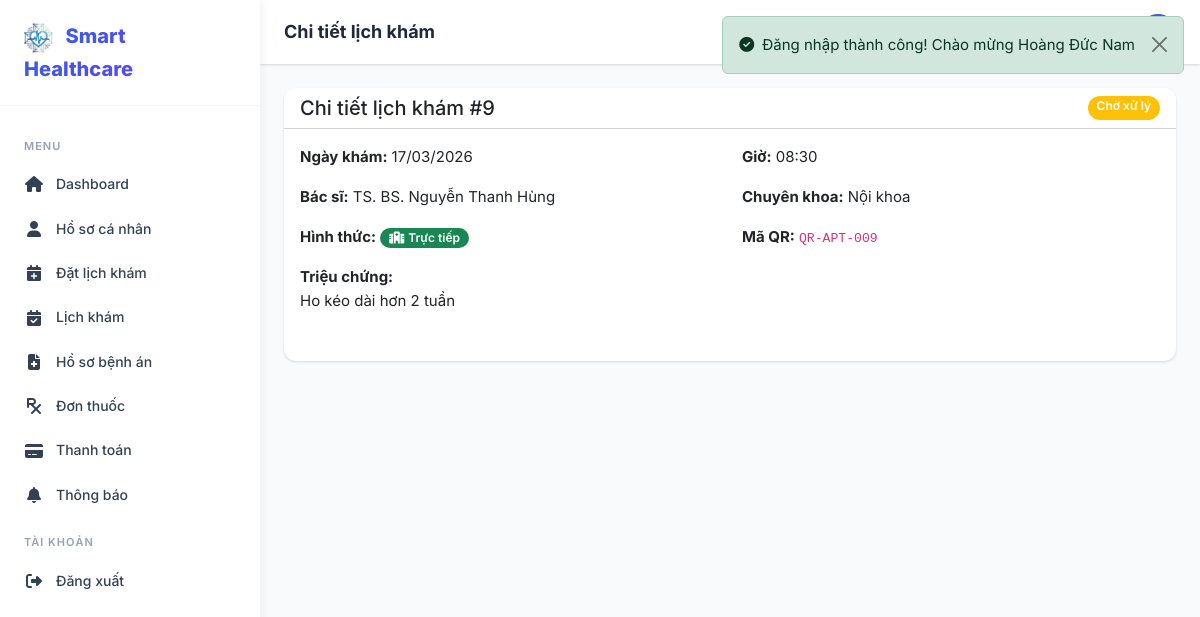
Screenshot of /patient/appointments/9 (signed in) with the database file from the repository.
### tables this page shows
CREATE TABLE appointments (
    id INT AUTO_INCREMENT PRIMARY KEY,
    patient_id INT NOT NULL,
    doctor_id INT NOT NULL,
    service_id INT DEFAULT NULL,
    appointment_type_id INT NOT NULL,
    appointment_date DATE NOT NULL,
    appointment_time TIME NOT NULL,
    status ENUM('pending','confirmed','in_progress','completed','cancelled') DEFAULT 'pending',
    symptoms TEXT DEFAULT NULL,
    notes TEXT DEFAULT NULL,
    address TEXT DEFAULT NULL COMMENT 'Địa chỉ khám tại nhà',
    qr_code VARCHAR(255) DEFAULT NULL,
    created_at TIMESTAMP DEFAULT CURRENT_TIMESTAMP,
    updated_at TIMESTAMP DEFAULT CURRENT_TIMESTAMP ON UPDATE CURRENT_TIMESTAMP,
    INDEX idx_appt_patient (patient_id),
    INDEX idx_appt_doctor (doctor_id),
    INDEX idx_appt_date (appointment_date),
    INDEX idx_appt_status (status),
    INDEX idx_appt_qr (qr_code),
    FOREIGN KEY (patient_id) REFERENCES patients(id) ON DELETE CASCADE,
    FOREIGN KEY (doctor_id) REFERENCES doctors(id) ON DELETE CASCADE,
    FOREIGN KEY (service_id) REFERENCES services(id) ON DELETE SET NULL,
    FOREIGN KEY (appointment_type_id) REFERENCES appointment_types(id) ON DELETE RESTRICT
);

CREATE TABLE users (
    id INT AUTO_INCREMENT PRIMARY KEY,
    role_id INT NOT NULL,
    email VARCHAR(255) NOT NULL UNIQUE,
    password VARCHAR(255) NOT NULL,
    full_name VARCHAR(255) NOT NULL,
    phone VARCHAR(20) DEFAULT NULL,
    avatar VARCHAR(500) DEFAULT NULL,
    status ENUM('active','inactive','banned') DEFAULT 'active',
    created_at TIMESTAMP DEFAULT CURRENT_TIMESTAMP,
    updated_at TIMESTAMP DEFAULT CURRENT_TIMESTAMP ON UPDATE CURRENT_TIMESTAMP,
    INDEX idx_users_email (email),
    INDEX idx_users_role (role_id),
    INDEX idx_users_status (status),
    FOREIGN KEY (role_id) REFERENCES roles(id) ON DELETE RESTRICT
);

CREATE TABLE specialties (
    id INT AUTO_INCREMENT PRIMARY KEY,
    name VARCHAR(255) NOT NULL,
    description TEXT DEFAULT NULL,
    icon VARCHAR(100) DEFAULT 'fas fa-stethoscope',
    status ENUM('active','inactive') DEFAULT 'active',
    created_at TIMESTAMP DEFAULT CURRENT_TIMESTAMP,
    updated_at TIMESTAMP DEFAULT CURRENT_TIMESTAMP ON UPDATE CURRENT_TIMESTAMP
);

### app/controllers/PatientController.php (called while the page is built, shortened)
<?php
class PatientController extends Controller
{
    public function appointmentDetail(string $id): void
    {
        $appointment = (new Appointment())->findFull((int)$id);
        $this->view('patient/appointment_detail', [
            'title'       => 'Chi tiết lịch khám',
            'appointment' => $appointment,
        ], 'dashboard');
    }
}

### public/index.php (called while the page is built, shortened)
<?php
spl_autoload_register(function ($class) {
    $paths = [
        APP_PATH . '/core/' . $class . '.php',
        APP_PATH . '/models/' . $class . '.php',
        APP_PATH . '/controllers/' . $class . '.php',
    ];
    foreach ($paths as $path) {
        if (file_exists($path)) {
            return;
        }
    }
});
require_once APP_PATH . '/helpers/functions.php';
$url = isset($_GET['url']) ? rtrim($_GET['url'], '/') : '';
$router = new Router();
$router->dispatch($url);

### app/core/Model.php (called while the page is built, shortened)
<?php
class Model
{
    protected static ?PDO $db = null;
    public static function setDatabase(PDO $pdo): void
    {
        self::$db = $pdo;
    }
    protected function db(): PDO
    {
        return self::$db;
    }
    public function queryOne(string $sql, array $params = []): ?array
    {
        $stmt = $this->db()->prepare($sql);
        $stmt->execute($params);
        $result = $stmt->fetch();
        return $result ?: null;
    }
}

### app/models/Appointment.php (called while the page is built, shortened)
<?php
class Appointment extends Model
{
    public function findFull(int $id): ?array
    {
        return $this->queryOne(
            "SELECT a.*,
                    p.id as pid, up.full_name as patient_name, up.phone as patient_phone,
                    d.id as did, ud.full_name as doctor_name,
                    s.name as specialty_name,
                    sv.name as service_name, sv.price as service_price,
                    at.display_name as type_name
             FROM appointments a
             JOIN patients p ON a.patient_id = p.id
             JOIN users up ON p.user_id = up.id
             JOIN doctors d ON a.doctor_id = d.id
             JOIN users ud ON d.user_id = ud.id
             LEFT JOIN specialties s ON d.specialty_id = s.id
             LEFT JOIN services sv ON a.service_id = sv.id
             JOIN appointment_types at ON a.appointment_type_id = at.id
             WHERE a.id = ?", [$id]
        );
    }
}

### app/views/patient/appointment_detail.php (the view, shortened to what this page needs)
<div class="card card-custom"><div class="card-header bg-white d-flex justify-content-between"><h5 class="mb-0">Chi tiết lịch khám #<?= $appointment['id'] ?></h5><?= status_badge($appointment['status']) ?></div>
<div class="card-body"><div class="row">
    <div class="col-md-6 mb-3"><strong>Ngày khám:</strong> <?= format_date($appointment['appointment_date']) ?></div>
    <div class="col-md-6 mb-3"><strong>Giờ:</strong> <?= format_time($appointment['appointment_time']) ?></div>
    <div class="col-md-6 mb-3"><strong>Bác sĩ:</strong> <?= e($appointment['doctor_name'] ?? '') ?></div>
    <div class="col-md-6 mb-3"><strong>Chuyên khoa:</strong> <?= e($appointment['specialty_name'] ?? '') ?></div>
    <div class="col-md-6 mb-3"><strong>Hình thức:</strong> <?= appointment_type_label($appointment['appointment_type_id'] ?? 1) ?></div>
    <div class="col-md-6 mb-3"><strong>Mã QR:</strong> <code><?= e($appointment['qr_code'] ?? '') ?></code></div>
    <div class="col-12 mb-3"><strong>Triệu chứng:</strong><p><?= nl2br(e($appointment['symptoms'] ?? '')) ?></p></div>
</div></div></div>

### app/helpers/functions.php (shortened to what this page needs)
<?php
function e(?string $value): string
{
    return htmlspecialchars($value ?? '', ENT_QUOTES, 'UTF-8');
}
function format_date(?string $date): string
{
    return date('d/m/Y', strtotime($date));
}
function format_time(?string $time): string
{
    return date('H:i', strtotime($time));
}
function status_badge(string $status): string
{
    $map = [
        'active'      => ['Hoạt động', 'success'],
        'inactive'    => ['Ngừng', 'secondary'],
        'banned'      => ['Khóa', 'danger'],
        'pending'     => ['Chờ xử lý', 'warning'],
        'confirmed'   => ['Đã xác nhận', 'info'],
        'in_progress' => ['Đang khám', 'primary'],
        'completed'   => ['Hoàn thành', 'success'],
        'cancelled'   => ['Đã hủy', 'danger'],
        'dispensed'   => ['Đã cấp', 'success'],
        'failed'      => ['Thất bại', 'danger'],
        'refunded'    => ['Hoàn tiền', 'warning'],
    ];
    $info = $map[$status] ?? [$status, 'secondary'];
    return '<span class="badge bg-' . $info[1] . '">' . $info[0] . '</span>';
}
function appointment_type_label(int $type): string
{
    return match($type) {
        1 => '<span class="badge bg-success"><i class="fas fa-hospital me-1"></i>Trực tiếp</span>',
        2 => '<span class="badge bg-info"><i class="fas fa-video me-1"></i>Online</span>',
        3 => '<span class="badge bg-warning"><i class="fas fa-home me-1"></i>Tại nhà</span>',
        default => '<span class="badge bg-secondary">Khác</span>',
    };
}

### app/core/Router.php (shortened to what this page needs)
<?php
class Router
{
    private array $routes = [];
    private function addRoute(string $method, string $uri, string $action): void
    {
        $pattern = preg_replace('/\{([a-zA-Z_]+)\}/', '(?P<$1>[^/]+)', $uri);
        $pattern = '#^' . $pattern . '$#';
        $this->routes[] = [
            'method'  => $method,
            'pattern' => $pattern,
            'action'  => $action,
        ];
    }
    public function dispatch(string $url): void
    {
        $method = $_SERVER['REQUEST_METHOD'];
        foreach ($this->routes as $route) {
            if ($route['method'] !== $method) continue;
            if (preg_match($route['pattern'], $url, $matches)) {
                $params = array_filter($matches, 'is_string', ARRAY_FILTER_USE_KEY);
                [$controllerName, $actionName] = explode('@', $route['action']);
                $controller = new $controllerName();
                call_user_func_array([$controller, $actionName], $params);
                return;
            }
        }
    }
}

### assets/css/style.css (style rules this page uses)
:root { --primary: #2563eb; --primary-dark: #1d4ed8; --primary-light: #dbeafe; --accent: #10b981; --accent-dark: #059669; --danger: #ef4444; --warning: #f59e0b; --info: #06b6d4; --dark: #1e293b; --dark-2: #334155; --gray: #64748b; --gray-light: #94a3b8; --light: #f1f5f9; --lighter: #f8fafc; --white: #ffffff; --shadow: 0 1px 3px rgba(0,0,0,.1), 0 1px 2px rgba(0,0,0,.06); --shadow-md: 0 4px 6px rgba(0,0,0,.07), 0 2px 4px rgba(0,0,0,.06); --shadow-lg: 0 10px 15px rgba(0,0,0,.1), 0 4px 6px rgba(0,0,0,.05); --radius: 0.75rem; --radius-sm: 0.5rem; --sidebar-width: 260px; --topbar-height: 64px; --transition: all 0.3s ease; --font: 'Inter', -apple-system, BlinkMacSystemFont, sans-serif; --gradient-primary: linear-gradient(135deg, #2563eb 0%, #7c3aed 100%); --gradient-accent: linear-gradient(135deg, #10b981 0%, #06b6d4 100%); --gradient-hero: linear-gradient(135deg, #1e3a8a 0%, #7c3aed 50%, #2563eb 100%); }
* { margin: 0; padding: 0; box-sizing: border-box; }
body { font-family: var(--font); font-size: 0.9375rem; color: var(--dark); background: var(--lighter); line-height: 1.6; -webkit-font-smoothing: antialiased; }
.card-custom { border: none; border-radius: var(--radius); box-shadow: var(--shadow); transition: var(--transition); overflow: hidden; background: var(--white); }
.badge { font-weight: 600; font-size: 0.75rem; padding: 0.35em 0.75em; border-radius: 50px; }

### rows the page displays
appointments: id "9", status "Chờ xử lý", appointment_date "17/03/2026", appointment_time "08:30", users.full_name "TS. BS. Nguyễn Thanh Hùng", specialties.name "Nội khoa", appointment_type "Trực tiếp", qr_code "QR-APT-009", symptoms "Ho kéo dài hơn 2 tuần"
